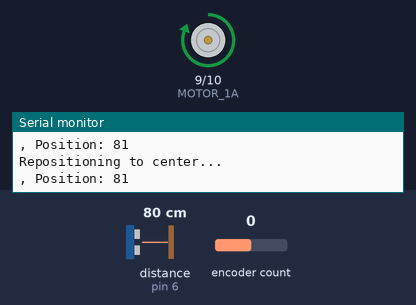
Recording of a program running on a simulated Arduino Uno, built with avr-gcc and run on an emulated ATmega328P. Shown: motor-driver pin pairs drawn as motors (green arrow = first pin HIGH = forward, orange = second pin HIGH = backward, longer = more drive), the last lines printed to the serial monitor. The test bench sets the inputs (shaded band); at power-on: distance to the obstacle (sensor on pin 6) 80 cm, encoder count 0. The echo pulse lasts 58.3 µs per cm.

Above: at 1.2 s.
1.3 s: distance to the obstacle (sensor on pin 6) set to 71 cm
At 2.5 s:
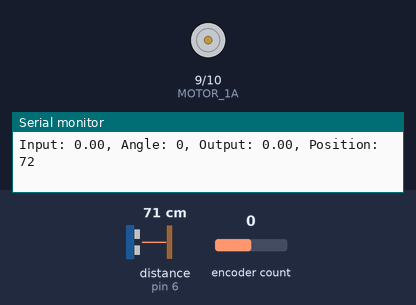
2.8 s: distance to the obstacle (sensor on pin 6) set to 17 cm
5.8 s: distance to the obstacle (sensor on pin 6) set to 14 cm
At 6.9 s:
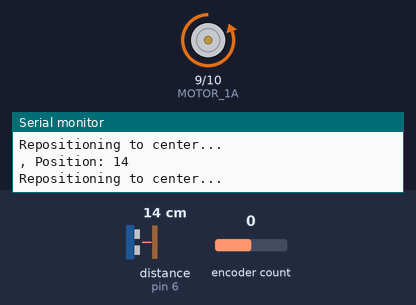
Timing chart, 0 to 8.8 s (numbered marks = the images above; inputs shaded):
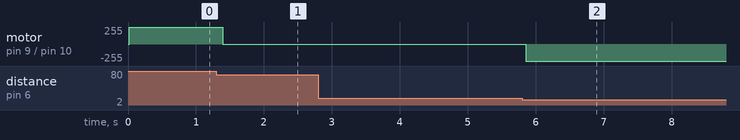

Measured:
- the behaviour switches between 74 and 73 cm on distance to the obstacle (sensor on pin 6) (found by bisection; images 0 and 1)
- the behaviour switches between 16 and 15 cm on distance to the obstacle (sensor on pin 6) (found by bisection; images 1 and 2)
- after the input at 1.3 s, motor on pin 9 (MOTOR_1A) / pin 10 (MOTOR_1B): forward 255/255 → stopped after 0.09 s
- after the input at 5.8 s, motor on pin 9 (MOTOR_1A) / pin 10 (MOTOR_1B): stopped → backward 255/255 after 0.05 s

The program:

main.cpp
```cpp
#include <PID_v1.h>
#include <Wire.h>
#include <NewPing.h>
#include <Encoder.h>

#define TRIGGER_PIN 5
#define ECHO_PIN 6
#define TRACK_DISTANCE 120

#define MAX_DISTANCE 75
#define MIN_DISTANCE 15

double setpoint = 0;
double input, output;
double Kp = 10, Ki = 0.0, Kd = 0.0; // Order of calibrating values kp => kd => ki

PID pid(&input, &output, &setpoint, Kp, Ki, Kd, DIRECT);

// MOTOR CONTROL PINS
#define MOTOR_1A 9
#define MOTOR_1B 10

#define EncoderA 3
#define EncoderB 4

// Initialize the Distance Sensor
NewPing sonar(TRIGGER_PIN, ECHO_PIN, TRACK_DISTANCE);

//  Initialize the encoder
Encoder encoder(EncoderA, EncoderB);

// Default motor speed
int MotorSpeed = 0;
int position;

void setup()
{
  Serial.begin(9600);
  encoder.write(0);
  pid.SetMode(AUTOMATIC);
  pid.SetOutputLimits(-255, 255);
  pinMode(MOTOR_1A, OUTPUT);
  pinMode(MOTOR_1B, OUTPUT);
}

void setSpeed(int speed)
{
  if (speed > 0)
  {
    digitalWrite(MOTOR_1A, LOW);
    digitalWrite(MOTOR_1B, speed);
  }
  else if (speed < 0)
  {
    digitalWrite(MOTOR_1A, -speed);
    digitalWrite(MOTOR_1B, LOW);
  }
  else
  {
    digitalWrite(MOTOR_1A, LOW);
    digitalWrite(MOTOR_1B, LOW);
  }
}

void moveToCentre(int speed)
{
  position = sonar.ping_cm();

  while (position <= MIN_DISTANCE || position >= MAX_DISTANCE)
  {
    position = sonar.ping_cm();
    setSpeed(speed);
    Serial.println("Repositioning to center...");
    Serial.print(", Position: ");
    Serial.println(position);
  }
}

void checkPosition()
{
  position = sonar.ping_cm();

  if (position <= MIN_DISTANCE)
  {
    // delay(1000);
    moveToCentre(200);
    Serial.println("Entered Check Position");
  }
  else if (position >= MAX_DISTANCE)
  {
    // delay(1000);
    moveToCentre(-200);
    Serial.println("Entered Check Position");
  }
}

void loop()
{
  checkPosition();
  int angle = encoder.read() * 360 / 1600;
  angle = angle % 360;

  if ((angle >= 3 && angle <= 110) || (angle >= -357 && angle <= -250))
  {
    if (angle > 0)
    {
      MotorSpeed = map(angle, 3, 110, -225, -150);
    }
    else if (angle < 0)
    {
      MotorSpeed = map(angle, -357, -250, -225, -150);
    }
    Serial.print("Motor Speed : ");
    Serial.print(MotorSpeed);
    setSpeed(MotorSpeed);
  }
  else if ((angle <= -3 && angle >= -110) || (angle <= 357 && angle >= 250))
  {
    if (angle > 0)
    {
      MotorSpeed = map(angle, 357, 250, 225, 150);
    }
    else if (angle < 0)
    {
      MotorSpeed = map(angle, -3, -110, 225, 150);
    }
    Serial.print("Motor Speed : ");
    Serial.print(MotorSpeed);
    setSpeed(MotorSpeed);
  }
  else if ((angle >= 135 && angle <= 225) || (angle <= -135 && angle >= -225))
  {
    if (angle > 0)
    {
      input = map(angle, 225, 135, 45, -45);
    }
    else if (angle < 0)
    {
      input = map(angle, -135, -225, 45, -45);
    }
    pid.Compute();
    setSpeed(int(output));
  }
  else
  {
    setSpeed(0);
  }

  Serial.print("Input: ");
  Serial.print(input);
  Serial.print(", Angle: ");
  Serial.print(angle);
  Serial.print(", Output: ");
  Serial.print(output);
  Serial.print(", Position: ");
  Serial.println(position);
}
```
